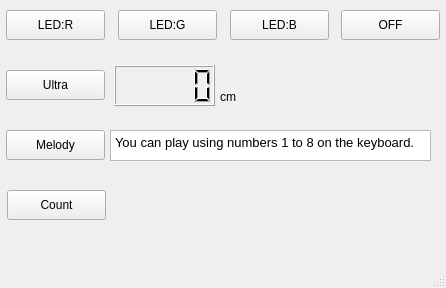
<?xml version="1.0" encoding="UTF-8"?>
<ui version="4.0">
 <class>MainWindow</class>
 <widget class="QMainWindow" name="MainWindow">
  <property name="geometry">
   <rect>
    <x>0</x>
    <y>0</y>
    <width>446</width>
    <height>288</height>
   </rect>
  </property>
  <property name="windowTitle">
   <string>MainWindow</string>
  </property>
  <widget class="QWidget" name="centralwidget">
   <widget class="QPushButton" name="btn_r">
    <property name="geometry">
     <rect>
      <x>6</x>
      <y>10</y>
      <width>99</width>
      <height>30</height>
     </rect>
    </property>
    <property name="text">
     <string>LED:R</string>
    </property>
   </widget>
   <widget class="QPushButton" name="btn_g">
    <property name="geometry">
     <rect>
      <x>118</x>
      <y>10</y>
      <width>99</width>
      <height>30</height>
     </rect>
    </property>
    <property name="text">
     <string>LED:G</string>
    </property>
   </widget>
   <widget class="QPushButton" name="btn_b">
    <property name="geometry">
     <rect>
      <x>230</x>
      <y>10</y>
      <width>99</width>
      <height>30</height>
     </rect>
    </property>
    <property name="text">
     <string>LED:B</string>
    </property>
   </widget>
   <widget class="QPushButton" name="btn_ultra">
    <property name="geometry">
     <rect>
      <x>6</x>
      <y>70</y>
      <width>99</width>
      <height>30</height>
     </rect>
    </property>
    <property name="text">
     <string>Ultra</string>
    </property>
   </widget>
   <widget class="QPushButton" name="btn_off">
    <property name="geometry">
     <rect>
      <x>341</x>
      <y>10</y>
      <width>99</width>
      <height>30</height>
     </rect>
    </property>
    <property name="text">
     <string>OFF</string>
    </property>
   </widget>
   <widget class="QPushButton" name="btn_mel">
    <property name="geometry">
     <rect>
      <x>6</x>
      <y>130</y>
      <width>99</width>
      <height>30</height>
     </rect>
    </property>
    <property name="text">
     <string>Melody</string>
    </property>
   </widget>
   <widget class="QLCDNumber" name="distance">
    <property name="geometry">
     <rect>
      <x>114</x>
      <y>65</y>
      <width>101</width>
      <height>41</height>
     </rect>
    </property>
   </widget>
   <widget class="QPushButton" name="btn_count">
    <property name="geometry">
     <rect>
      <x>7</x>
      <y>190</y>
      <width>99</width>
      <height>30</height>
     </rect>
    </property>
    <property name="text">
     <string>Count</string>
    </property>
   </widget>
   <widget class="QTextEdit" name="textEdit">
    <property name="geometry">
     <rect>
      <x>110</x>
      <y>130</y>
      <width>321</width>
      <height>31</height>
     </rect>
    </property>
    <property name="html">
     <string>&lt;!DOCTYPE HTML PUBLIC &quot;-//W3C//DTD HTML 4.0//EN&quot; &quot;http://www.w3.org/TR/REC-html40/strict.dtd&quot;&gt;
&lt;html&gt;&lt;head&gt;&lt;meta name=&quot;qrichtext&quot; content=&quot;1&quot; /&gt;&lt;style type=&quot;text/css&quot;&gt;
p, li { white-space: pre-wrap; }
&lt;/style&gt;&lt;/head&gt;&lt;body style=&quot; font-family:'PibotoLt'; font-size:12pt; font-weight:400; font-style:normal;&quot;&gt;
&lt;p style=&quot; margin-top:0px; margin-bottom:0px; margin-left:0px; margin-right:0px; -qt-block-indent:0; text-indent:0px;&quot;&gt;&lt;span style=&quot; font-size:10pt;&quot;&gt;You can play using numbers 1 to 8 on the keyboard.&lt;/span&gt;&lt;/p&gt;&lt;/body&gt;&lt;/html&gt;</string>
    </property>
   </widget>
   <widget class="QLabel" name="label">
    <property name="geometry">
     <rect>
      <x>220</x>
      <y>86</y>
      <width>68</width>
      <height>22</height>
     </rect>
    </property>
    <property name="text">
     <string>cm</string>
    </property>
   </widget>
  </widget>
  <widget class="QMenuBar" name="menubar">
   <property name="geometry">
    <rect>
     <x>0</x>
     <y>0</y>
     <width>446</width>
     <height>28</height>
    </rect>
   </property>
  </widget>
  <widget class="QStatusBar" name="statusbar"/>
 </widget>
 <resources/>
 <connections>
  <connection>
   <sender>btn_g</sender>
   <signal>clicked()</signal>
   <receiver>MainWindow</receiver>
   <slot>btn_g_func()</slot>
   <hints>
    <hint type="sourcelabel">
     <x>169</x>
     <y>61</y>
    </hint>
    <hint type="destinationlabel">
     <x>170</x>
     <y>76</y>
    </hint>
   </hints>
  </connection>
  <connection>
   <sender>btn_b</sender>
   <signal>clicked()</signal>
   <receiver>MainWindow</receiver>
   <slot>btn_b_func()</slot>
   <hints>
    <hint type="sourcelabel">
     <x>282</x>
     <y>57</y>
    </hint>
    <hint type="destinationlabel">
     <x>282</x>
     <y>76</y>
    </hint>
   </hints>
  </connection>
  <connection>
   <sender>btn_r</sender>
   <signal>clicked()</signal>
   <receiver>MainWindow</receiver>
   <slot>btn_r_func()</slot>
   <hints>
    <hint type="sourcelabel">
     <x>57</x>
     <y>59</y>
    </hint>
    <hint type="destinationlabel">
     <x>59</x>
     <y>76</y>
    </hint>
   </hints>
  </connection>
  <connection>
   <sender>btn_off</sender>
   <signal>clicked()</signal>
   <receiver>MainWindow</receiver>
   <slot>btn_off_func()</slot>
   <hints>
    <hint type="sourcelabel">
     <x>395</x>
     <y>59</y>
    </hint>
    <hint type="destinationlabel">
     <x>394</x>
     <y>80</y>
    </hint>
   </hints>
  </connection>
  <connection>
   <sender>btn_mel</sender>
   <signal>clicked()</signal>
   <receiver>MainWindow</receiver>
   <slot>btn_mel_func()</slot>
   <hints>
    <hint type="sourcelabel">
     <x>63</x>
     <y>176</y>
    </hint>
    <hint type="destinationlabel">
     <x>67</x>
     <y>219</y>
    </hint>
   </hints>
  </connection>
 </connections>
 <slots>
  <slot>btn_r_func()</slot>
  <slot>btn_g_func()</slot>
  <slot>btn_b_func()</slot>
  <slot>btn_off_func()</slot>
  <slot>btn_ultra()</slot>
  <slot>btn_mel_func()</slot>
  <slot>btn_count_func()</slot>
 </slots>
</ui>
